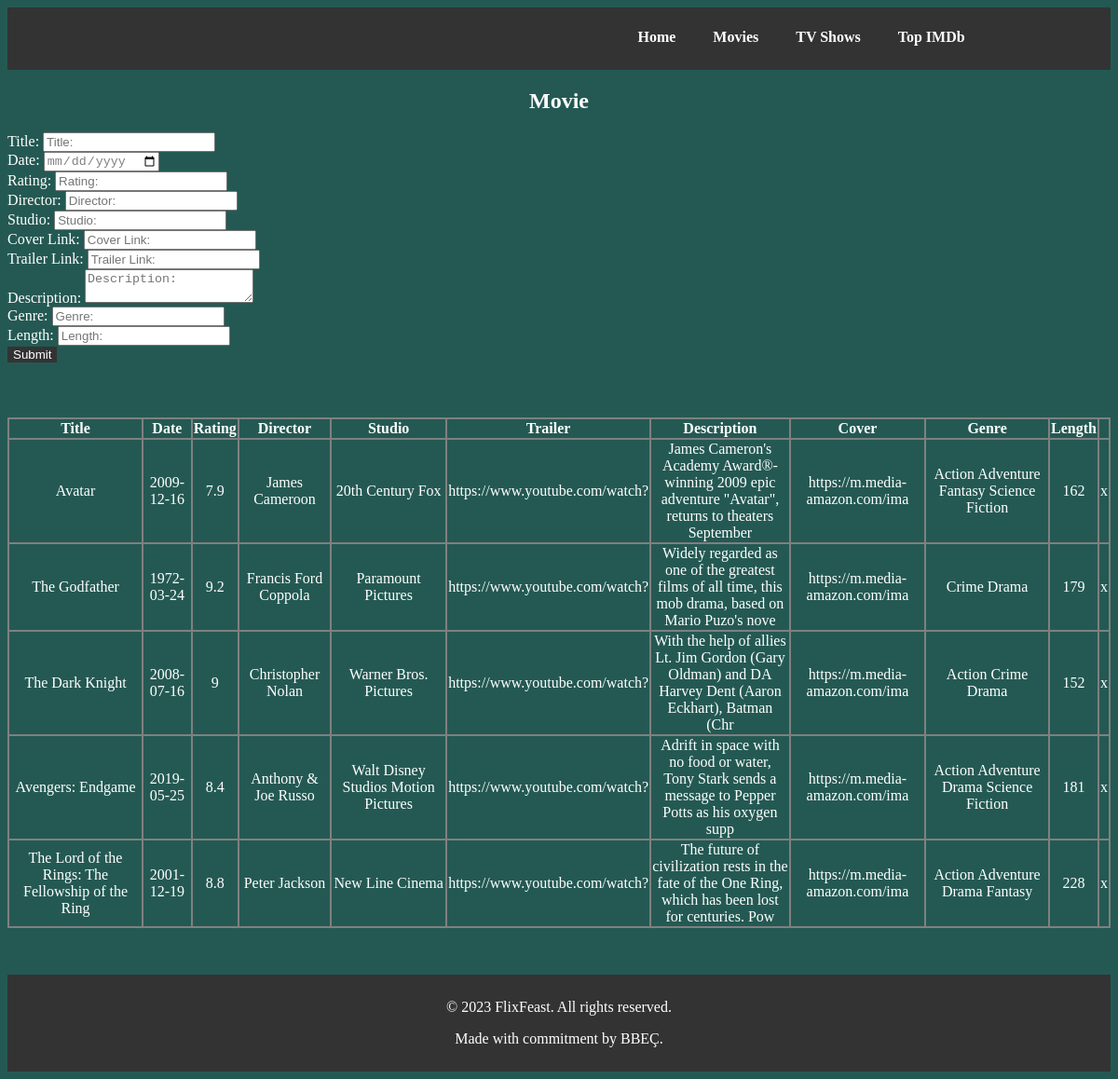
Before: /temp.php with the older database file.
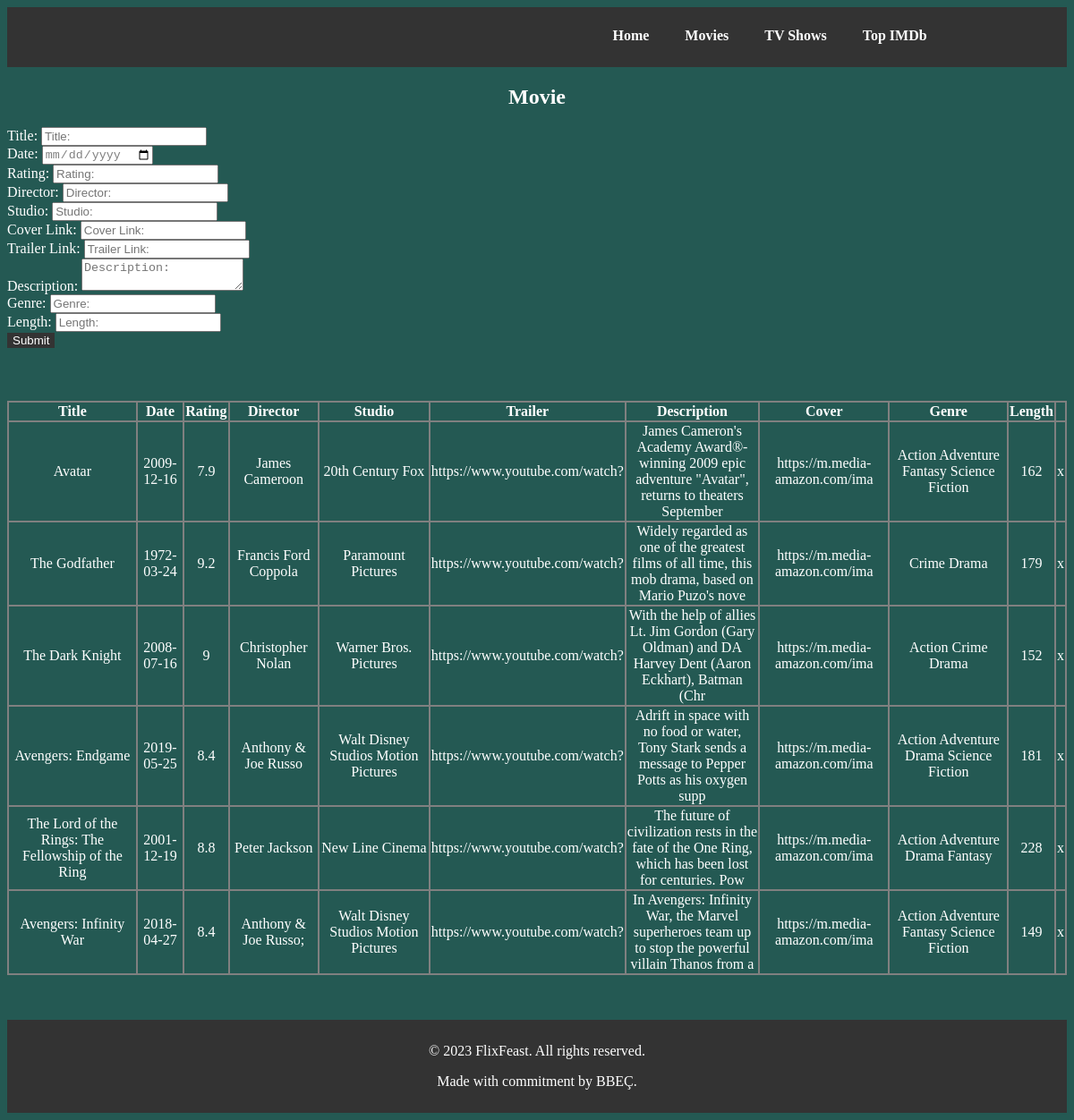
After: the same page with the newer database file.
### tables this page shows
CREATE TABLE `movies` (
  `ID` int(11) NOT NULL,
  `Title` varchar(50) DEFAULT NULL,
  `Date` date DEFAULT NULL,
  `Rating` double DEFAULT NULL,
  `Director` varchar(40) DEFAULT NULL,
  `Studio` varchar(40) DEFAULT NULL,
  `Trailer` varchar(300) DEFAULT NULL,
  `Description` varchar(1000) DEFAULT NULL,
  `Cover` varchar(1000) DEFAULT NULL,
  `Genre` varchar(300) DEFAULT NULL,
  `Length` int(255) DEFAULT NULL,
  `Type` varchar(20) NOT NULL DEFAULT 'movie'
);

### temp.php (the view, shortened to what this page needs)
<!DOCTYPE html>
<html lang="en">
<head>
</head>
<body style="background-color: #245953;">
    <header>
        <nav>
            <ul class="nav-links">
                <li><a href="home.php">Home</a></li>
                <li><a href="movies.php">Movies</a></li>
                <li><a href="shows.php">TV Shows</a></li>
                <li><a href="imdb.php">Top IMDb</a></li>
            </ul>
        </nav>
    </header>
    <div class="container">
        <div class="row justify-content-center mt-5">
            <div class="col-md-6">
                <form id="movie-add" method="post">
                    <h2>Movie</h2>
                    <label for="title">Title:</label>
                    <input class="form-control" type="text" id="title" placeholder="Title:" name="title"><br>
                    <label for="date">Date:</label>
                    <input class="form-control" type="date" id="date" placeholder="Date:" name="date"><br>
                    <label for="rating">Rating:</label>
                    <input class="form-control" type="text" id="rating" placeholder="Rating:" name="rating"><br>
                    <label for="director">Director:</label>
                    <input class="form-control" type="text" id="director" placeholder="Director:" name="director"><br>
                    <label for="studio">Studio:</label>
                    <input class="form-control" type="text" id="studio" placeholder="Studio:" name="studio"><br>
                    <label for="cover">Cover Link:</label>
                    <input class="form-control" type="text" id="cover" placeholder="Cover Link:" name="cover"><br>
                    <label for="trailer">Trailer Link:</label>
                    <input class="form-control" type="text" id="trailer" placeholder="Trailer Link:" name="trailer"><br>
                    <label for="description">Description:</label>
                    <textarea class="form-control" id="description" placeholder="Description:" name="description" style="color:black;" maxlength="1000"></textarea><br>
                    <label for="genre">Genre:</label>
                    <input class="form-control" type="text" id="genre" placeholder="Genre:" name="genre"><br>
                    <label for="length">Length:</label>
                    <input class="form-control" type="text" id="length" placeholder="Length:" name="length"><br>
                    <input class="form-control submit" type="submit" value="Submit" name="movie_submit">
                </form>
            </div>
        </div>
    </div>
    <?php
    $db_host = 'localhost';
    $db_user = 'root';
    $db_pass = 'root';
    $db_name = 'moviedb';
    $conn = mysqli_connect($db_host, $db_user, $db_pass, $db_name, 3307);
    echo '<table>
				<tr>
					<th>Title</th>
					<th>Date</th>
					<th>Rating</th>
					<th>Director</th>
					<th>Studio</th>
					<th>Trailer</th>
					<th>Description</th>
					<th>Cover</th>
					<th>Genre</th>
					<th>Length</th>
					<th></th>
				</tr>';
    $sql = "SELECT * FROM `movies`";
    $result = mysqli_query($conn, $sql);
    while ($row = mysqli_fetch_array($result)) {
        echo '
				  			<tr>
								<td><a href="editDetails.php?detailsID=' . $row['ID'] . '&type=Movie&mode=info">' . $row['Title'] . '</a></td>
								<td>' . $row['Date'] . '</td>
								<td>' . $row['Rating'] . '</td>
								<td>' . $row['Director'] . '</td>
								<td>' . $row['Studio'] . '</td>
								<td>' . substr($row['Trailer'], 0, 30) . '</td>
								<td>' . substr($row['Description'], 0, 100) . '</td>
								<td>' . substr($row['Cover'], 0, 30) . '</td>
								<td>' . $row['Genre'] . '</td>
								<td>' . $row['Length'] . '</td>
								<td><a href="addMovie.php?removeID=' . $row['ID'] . '&mode=remove">x</a></td>
				  			</tr>
					';
    }
    echo '</table>';
    ?>
    <footer>
        <p>&copy; 2023 FlixFeast. All rights reserved.</p>
        <p>Made with commitment by BBEÇ.</p>
    </footer>
</body>
</html>

### temp.php (style rules this page uses)
footer { background-color: #333; color: #fff; padding: 10px; margin-top: 50px; text-align: center; }
.nav-links { display: flex; list-style: none; }
ul { margin-top: 13px; }
.nav-links li { margin-right: 20px; }
.nav-links a, a { color: #fff; text-decoration: none; }
ul li a { padding: 8px 10px; border-radius: 5px; font-weight: 700; }
* { color: white; }
input { color: grey; }
header { background-color: #333; color: #fff; padding: 10px; }
nav { display: flex; justify-content: space-between; align-items: center; margin: 0 10%; }
.submit { color: white; background-color: #333; border: none; }
h2 { display: flex; justify-content: center; }
td { word-wrap: break-word; max-width: 300px; color: white; text-align: center; }
table, th, td { border: 2px solid grey; border-collapse: collapse; }
table { margin-top: 5%; }

Changed rows visible on the page:
added movies: Title "Avengers: Infinity War", Date "2018-04-27", Rating "8.4", Director "Anthony & Joe Russo;", Studio "Walt Disney Studios Motion Pictures", Trailer "https://www.youtube.com/watch?", Description "In Avengers: Infinity War, the Marvel superheroes team up to stop the powerful villain Thanos from a", Cover "https://m.media-amazon.com/ima", Genre "Action Adventure Fantasy Science Fiction", Length "149"
